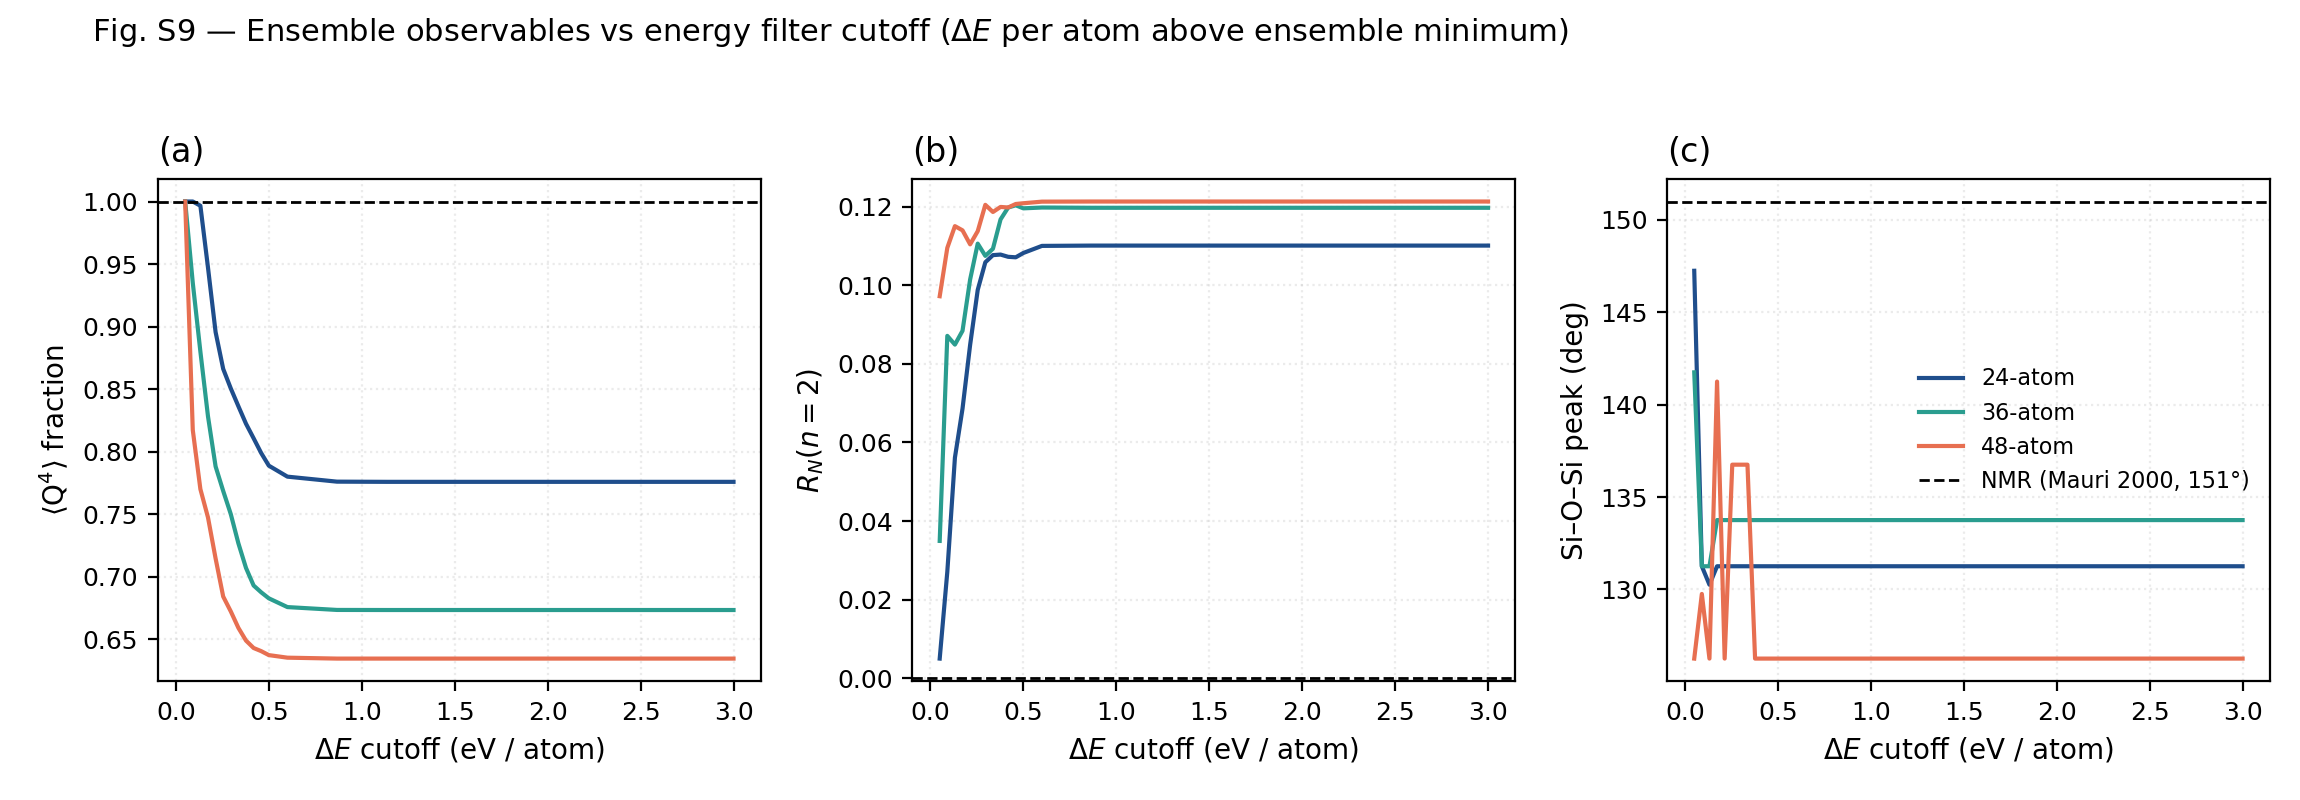

Python code for this plot:
"""
Fig. S9 — Effect of energy filter on ensemble observables.

For each system size, sweep a per-atom energy cutoff ΔE (eV above the
ensemble minimum). At each threshold keep only structures within that window
and recompute Boltzmann-weighted Q⁴ fraction, R_N(2), and Si–O–Si peak.
Shows how the three key observables approach (or don't approach) experimental
reference values as the strained high-energy tail is progressively excluded.
"""

from __future__ import annotations

import sys
from pathlib import Path

import matplotlib.pyplot as plt
import numpy as np

ROOT = Path(__file__).resolve().parents[2]
sys.path.insert(0, str(ROOT))

from paper_completion._load import (
    SizeEnsemble, SIZE_COLORS, SIZE_LABELS,
    load_qn, load_rings, load_bad,
    boltzmann_weights, peak_of_hist,
)

OUT = Path(__file__).parent
RY_TO_EV = 13.6057  # 1 Ry = 13.6057 eV

# Experimental / reference values
EXP_Q4   = 1.00        # pure v-SiO2 ~ 100% Q4
EXP_2MR  = 0.0         # no 2MRs in experimental glass
EXP_SIOS = 151.0       # Mauri 2000 NMR


def filtered_averages(ens, qn_map, rings_map, bad_map, de_ev):
    """Boltzmann averages over structures within de_ev of the per-atom minimum."""
    e_min = min(ens.energies[sid] / ens.n_atoms[sid] for sid in ens.ids)
    ids_f = [sid for sid in ens.ids
             if (ens.energies[sid] / ens.n_atoms[sid] - e_min) * RY_TO_EV <= de_ev]
    if len(ids_f) < 2:
        return None, None, None

    w = boltzmann_weights(ids_f, ens.energies, ens.n_atoms)

    # Q4
    q4 = sum(w[sid] * qn_map[sid]["qn_fractions"].get(4, 0.0) for sid in ids_f)

    # R_N(2)
    rn2 = sum(w[sid] * rings_map[sid]["RN"].get(2, 0.0) for sid in ids_f)

    # Si-O-Si peak
    edges = np.linspace(60, 180, 241)
    centers = 0.5 * (edges[1:] + edges[:-1])
    bw = edges[1] - edges[0]
    pdf = np.zeros(len(centers))
    for sid in ids_f:
        a = np.asarray(bad_map[sid]["si_o_si_angles"])
        if a.size == 0:
            continue
        h, _ = np.histogram(a, bins=edges)
        if h.sum() > 0:
            pdf += w[sid] * (h / (h.sum() * bw))
    area = (pdf * bw).sum()
    if area > 0:
        pdf /= area
    sios = peak_of_hist(centers, pdf)

    return q4, rn2, sios


def main():
    plt.rcParams.update({
        "font.family": "DejaVu Sans",
        "axes.labelsize": 10, "xtick.labelsize": 9, "ytick.labelsize": 9,
        "legend.fontsize": 8,
    })

    # ΔE sweep: 0.05 to 3.0 eV/atom, log-spaced
    de_vals = np.concatenate([
        np.linspace(0.05, 0.5, 12),
        np.linspace(0.6, 3.0, 10),
    ])

    fig, axes = plt.subplots(1, 3, figsize=(11.5, 4.0))
    ylabels = [r"$\langle$Q$^4\rangle$ fraction", r"$R_N(n=2)$", r"Si–O–Si peak (deg)"]
    refs    = [EXP_Q4, EXP_2MR, EXP_SIOS]
    ref_labels = ["expt. (~100%)", "expt. (~0)", "NMR (Mauri 2000, 151°)"]

    for sz in (24, 36, 48):
        ens = SizeEnsemble(sz)
        qn_map    = load_qn(ens.ids)
        rings_map = load_rings(ens.ids)
        bad_map   = load_bad(ens.ids)

        # full-ensemble values (ΔE = ∞)
        e_min = min(ens.energies[sid] / ens.n_atoms[sid] for sid in ens.ids)
        e_max_ev = max((ens.energies[sid] / ens.n_atoms[sid] - e_min) * RY_TO_EV
                       for sid in ens.ids)

        q4s, rn2s, sioss, n_kept = [], [], [], []
        for de in de_vals:
            q4, rn2, sios = filtered_averages(ens, qn_map, rings_map, bad_map, de)
            if q4 is None:
                q4s.append(np.nan); rn2s.append(np.nan); sioss.append(np.nan)
            else:
                q4s.append(q4); rn2s.append(rn2); sioss.append(sios)
            nk = sum(1 for sid in ens.ids
                     if (ens.energies[sid] / ens.n_atoms[sid] - e_min) * RY_TO_EV <= de)
            n_kept.append(nk)

        for ax_idx, (vals, ax) in enumerate(zip([q4s, rn2s, sioss], axes)):
            ax.plot(de_vals, vals, color=SIZE_COLORS[sz], lw=1.5,
                    label=SIZE_LABELS[sz])

    # reference lines
    for ax, ref, rl in zip(axes, refs, ref_labels):
        ax.axhline(ref, color="k", ls="--", lw=1.0, label=rl)

    for ax, yl in zip(axes, ylabels):
        ax.set_xlabel(r"$\Delta E$ cutoff (eV / atom)")
        ax.set_ylabel(yl)
        ax.grid(alpha=0.25, ls=":")

    axes[2].legend(frameon=False, loc="best")

    for ax, t in zip(axes, ["(a)", "(b)", "(c)"]):
        ax.set_title(t, loc="left")

    fig.suptitle(
        "Fig. S9 — Ensemble observables vs energy filter cutoff "
        r"($\Delta E$ per atom above ensemble minimum)",
        x=0.04, ha="left", fontsize=11,
    )
    fig.tight_layout(rect=[0, 0, 1, 0.95])

    pdf = OUT / "figS9_energy_filter.pdf"
    png = OUT / "figS9_energy_filter.png"
    fig.savefig(pdf); fig.savefig(png, dpi=200)
    print(f"Wrote {pdf.name} and {png.name}")


if __name__ == "__main__":
    main()
